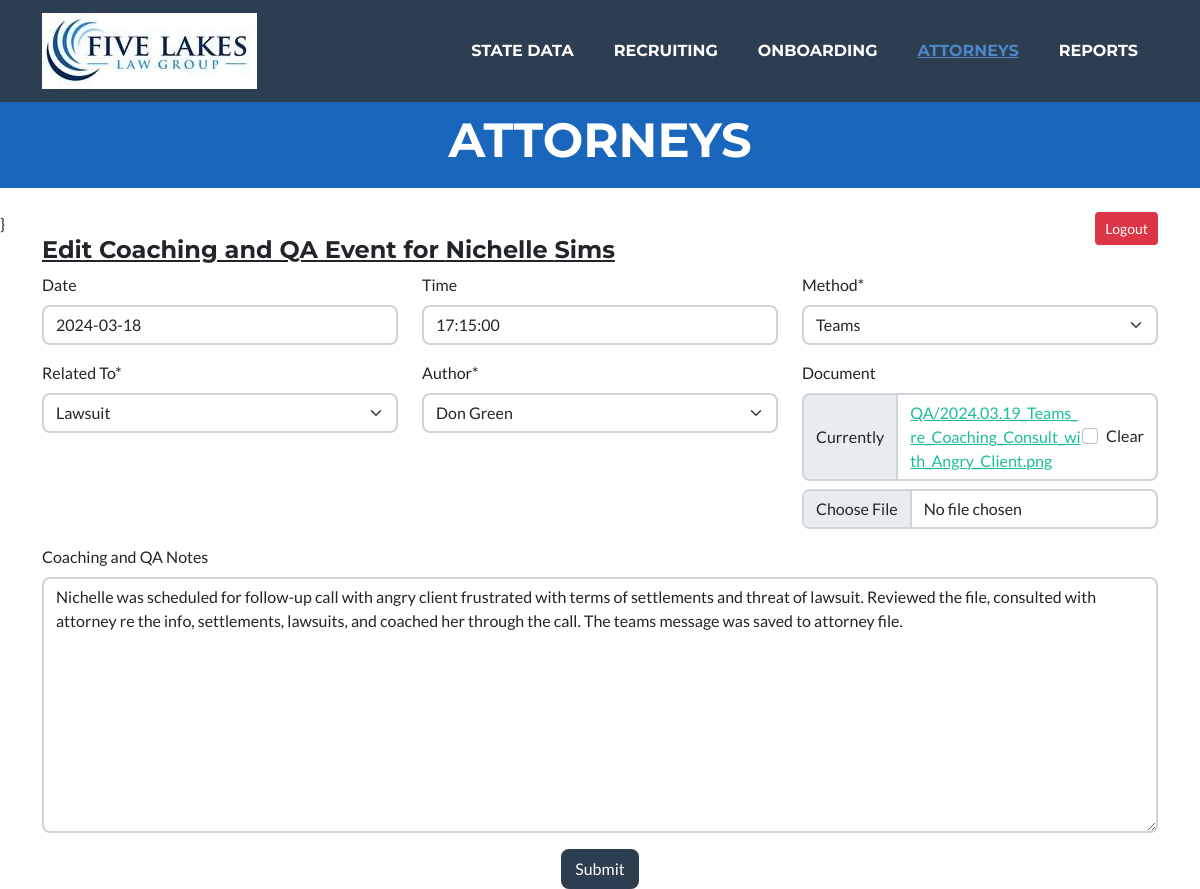
/attorneys/edit_coaching/30/19/ (signed in), run on the app's committed database.
### attorneys/models.py (models this page shows, shortened)
class Employee(models.Model):
    class Meta:
        verbose_name = "Employee"
        verbose_name_plural = "Employees"
    states = State.objects.order_by('state_abbrev')
    STATE_CHOICES = []
    for state in states:
        each_state = (state.state_abbrev, state.state_abbrev)
        STATE_CHOICES.append(each_state)
    states_list = State.objects.all().order_by('manager')
    temp_list = []
    for state in states_list:
        temp_list.append(state.manager)
    manager_list = list(OrderedDict.fromkeys(temp_list))
    MANAGER_OPTIONS = []
    for manager in manager_list:
        each_manager = (manager, manager)
        MANAGER_OPTIONS.append(each_manager)
    EMPLOYMENT_OPTIONS = [
        ('Full-Time', 'Full-Time'),
        ('Part-Time', 'Part-Time'),
        ('Of Counsel', 'Of Counsel'),
        ('Floater', 'Floater'),
    ]
    SOURCE_OPTIONS = [
        ('Indeed', 'Indeed'),
        ('Linked In', 'Linked In'),
        ('Recruiter', 'Recruiter'),
        ('Employee Referral', 'Employee Referral'),
    ]
    FIRM_OPTIONS = [
        ('Huron Law Group', 'Huron Law Group'),
        ('Five Lakes Law Group', 'Five Lakes Law Group'),
    ]
    GENDER_CHOICES = [
        ('Male', 'Male'),
        ('Female', 'Female')
    ]
    STEP_CHOICES = [
        ('New Resume', 'New Resume'),
        ('Interview1', 'Interview1'),
        ('Interview2', 'Interview2'),
        ('Final', 'Final'),
        ('Open File', 'Open File')
    ]
    PRIORITY_CHOICES = [
        ('Critical', 'Critical'),
        ('High', 'High'),
        ('Medium', 'Medium'),
        ('Low', 'Low'),
    ]
    employee_id = models.BigAutoField("Employee ID", primary_key=True)
    is_active = models.BooleanField("Is Active", default=True, blank=True, null=True)
    state_abbrev = models.CharField("State", max_length=25,
        choices = STATE_CHOICES, blank=False, null=True)
    position = models.CharField("Position", max_length=25,
        choices = EMPLOYMENT_OPTIONS, blank=True, null=False, default="Full-Time")
    salary = models.CharField("Salary", max_length=10, default = "80,000", blank=False, null=False)
    manager = models.CharField("Manager", max_length=50,
        choices = MANAGER_OPTIONS, blank=True, null=False, default="")
    gender = models.CharField("Gender", max_length=10,
        choices = GENDER_CHOICES, blank=False, null=True)
    first_name = models.CharField("First Name", max_length=25, blank=False, null=False)
    middle_name = models.CharField("Middle Name", max_length=25, blank=True, null=False)
    last_name = models.CharField("Last Name", max_length=25, blank=False, null=False)
    phone = models.CharField("Phone Number", max_length=15, blank=True, null=True)
    email = models.EmailField("Email", max_length=254, blank=True, null=True)
    five_lakes_firm = models.BooleanField("Five Lakes Law Group", default=True)
    huron_firm = models.BooleanField("Huron Law Group", default=False)
    resume = models.FileField(upload_to='resumes/', blank=True, null=True)
    hire_date = models.DateField("Start Date", max_length=255, blank=True, null=True)
    start_date = models.DateField("Start Date", max_length=255, blank=True, null=True)
    onboarding_step = models.CharField("Last Name", max_length=50, blank=True, null=True)
    onboarding_complete = models.BooleanField("Onboarding Complete", default=False)
    priority = models.CharField("Criticality Level", max_length=10,
        choices = PRIORITY_CHOICES, default="Low", blank=False, null=True)
    prev_page = models.CharField("Last Name", max_length=100, blank=True, null=True)

class QA_Model(models.Model):
    class Meta:
        verbose_name = "Coaching and QA"
        verbose_name_plural = "Coaching and QA"
    MANAGER_OPTIONS  = get_manager_options()
    METHOD_CHOICES = [
        ('Email', 'Email'),
        ('In Person', 'In Person'),
        ('Phone', 'Phone'),
        ('Teams', 'Teams'),
    ]
    RELATED_TO_CHOICES = [
        ('Attorney Tone', 'Attorney Tone'),
        ('Attrition', 'Attrition'),
        ('Calendar', 'Calendar'),
        ('Call Time', 'Call Time'),
        ('DS Benefit', 'DS Benefit'),
        ('DS Consider', 'DS Consider'),
        ('DS Not Loan', 'DS Not Loan'),
        ('EA', 'EA'),
        ('File Review', 'File Review'),
        ('Handling Work', 'Handling Work'),
        ('Identify Self / Comp', 'Identify Self / Comp'),
        ('Lawsuit', 'Lawsuit'),
        ('Offer', 'Offer'),
        ('Recording Disclaimer', 'Recording Disclaimer'),
        ('Sharpen', 'Sharpen'),
        ('Understand DS Process', 'Understand DS Process'),
    ]
    employee_id = models.ForeignKey(Employee, on_delete=models.CASCADE)
    qa_date = models.DateField("Date", default=datetime.today().strftime(("%m/%d/%Y")),
               max_length=25, blank=True, null=True)
    qa_time = models.TimeField("Time", max_length=25, blank=True, null=True)
    method = models.CharField("Method", max_length=25, choices = METHOD_CHOICES,
                blank=False, null=True)
    related_to = models.CharField("Related To", max_length=25, choices = RELATED_TO_CHOICES,
                blank=False, null=True)
    qa_note = models.TextField("Coaching and QA Notes",
                blank=True, null=True)
    document = models.FileField(upload_to='QA/', blank=True, null=True)
    delivered_by = models.CharField("Author", max_length=50, choices = MANAGER_OPTIONS,
                blank=False, null=True)

### attorneys/views.py (the view)
# urls.py: path('edit_coaching/<employee>/<pk>/', views.edit_coaching, name="edit_coaching"),
@login_required(login_url=reverse_lazy('login'))
def edit_coaching(request, pk=None, employee=None):
    context = {'title': 'Attorneys'}
    attorney_data = Employee.objects.get(employee_id=employee)
    context.update({'attorney': attorney_data})
    if request.method == "POST":
        form = QA_Form(request.POST, request.FILES)
        form.instance.id = pk
        form.instance.employee_id_id = employee
        if form.is_valid():
            form.save()
        return HttpResponseRedirect(reverse_lazy('attorney_data', kwargs={'pk': employee}), context)
    else:
        qa_instance = QA_Model.objects.get(id=pk)
        QAForm = QA_Form(instance=qa_instance)
        context.update({'qaForm': QAForm})
        return render(request, 'templates/attorneys/edit_qa.html', context)

### FiveLakes/templates/attorneys/edit_qa.html (shortened to what this page needs)
{% extends 'templates/index.html' %}
{% load crispy_forms_tags %}
{% load static %}
{% block menu %}
<div class="collapse navbar-collapse" id="navbarResponsive">
    <ul class="navbar-nav ms-auto">
        <li class="nav-item mx-0 mx-lg-1"><a class="nav-link py-3 px-0 px-lg-3 rounded" href="{% url 'states' %}">State Data</a></li>
        <li class="nav-item mx-0 mx-lg-1"><a class="nav-link py-3 px-0 px-lg-3 rounded" href="{% url 'recruiting' %}">Recruiting</a></li>
        <li class="nav-item mx-0 mx-lg-1"><a class="nav-link py-3 px-0 px-lg-3 rounded" href="{% url 'onboarding' %}">Onboarding</a></li>
        <li class="nav-item mx-0 mx-lg-1"><a class="nav-link py-3 px-0 px-lg-3 rounded active" href="{% url 'attorneys' %}">Attorneys</a></li>
        <li class="nav-item mx-0 mx-lg-1"><a class="nav-link py-3 px-0 px-lg-3 rounded" href="#reports">Reports</a></li>
    </ul>
</div>
{% endblock menu %}
{% block header %}
<header class="masthead bg-primary text-white text-center">
    <div class="container d-flex align-items-center flex-column">
        <h4 class="masthead-heading text-uppercase mb-0">Attorneys</h4>
    </div>
</header>
{% endblock header %}
{% block content %}}
    <div class="container">
        <h4><u>Edit Coaching and QA Event for {{ attorney.first_name }} {{ attorney.last_name }}</u></h4>
    </div>
    <div class="container">
      <form method="post" enctype="multipart/form-data">
        <div class="form-selection">
            {% crispy qaForm %}
        </div>
        <div style="text-align: center">
            <button type="submit" class="btn btn-secondary">Submit</button>
        </div>
      </form>
{% endblock content %}

### data on the page
Employee: first_name "Nichelle", last_name "Sims"
QA_Model: qa_date "2024-03-18", qa_time "17:15:00", method "Teams", related_to "Lawsuit", delivered_by "Don Green", qa_note "Nichelle was scheduled for follow-up call with angry client frustrated with terms of settlements and threat of lawsuit. Reviewed the file, consulted with attorney re the info, settlements, lawsuits, and coached her through the call. The teams message was saved to attorney file."
